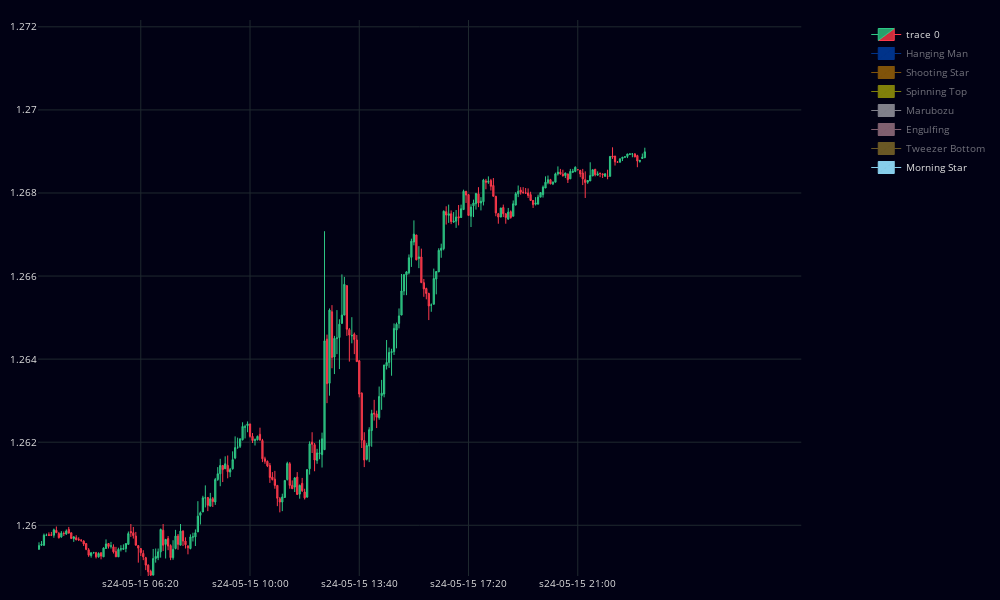

Notebook cell for this chart:
### Code cell
cp = CandlePlot(df_plot, candles=True)
df_hanging_man = cp.df_plot[cp.df_plot['hanging_man'] == True]
df_shooting_star = cp.df_plot[cp.df_plot['shooting_star'] == True]
df_spinning_top = cp.df_plot[cp.df_plot['spinning_top'] == True]
df_marubozu = cp.df_plot[cp.df_plot['marubozu'] == True]
df_engulfing = cp.df_plot[cp.df_plot['engulfing'] == True]
df_tweezer_top = cp.df_plot[cp.df_plot['tweezer_top'] == True]
df_tweezer_bottom = cp.df_plot[cp.df_plot['tweezer_bottom'] == True]
df_morning_star = cp.df_plot[cp.df_plot['morning_star'] == True]
df_evening_star = cp.df_plot[cp.df_plot['evening_star'] == True]

add_trace(df_hanging_man, MARKER_HANGING_MAN, 'Hanging Man')
add_trace(df_shooting_star, MARKER_SHOOTING_STAR, 'Shooting Star')
add_trace(df_spinning_top, MARKER_SPINNING_TOP, 'Spinning Top')
add_trace(df_marubozu, MARKER_MARUBOZU, 'Marubozu')
add_trace(df_engulfing, MARKER_ENGULFING, 'Engulfing')
add_trace(df_tweezer_top, MARKER_TWEEZER_TOP, 'Tweezer Top')
add_trace(df_tweezer_bottom, MARKER_TWEEZER_BOTTOM, 'Tweezer Bottom')
add_trace(df_morning_star, MARKER_MORNING_STAR, 'Morning Star')
add_trace(df_evening_star, MARKER_EVENING_STAR, 'Evening Star')

cp.show_plot()
